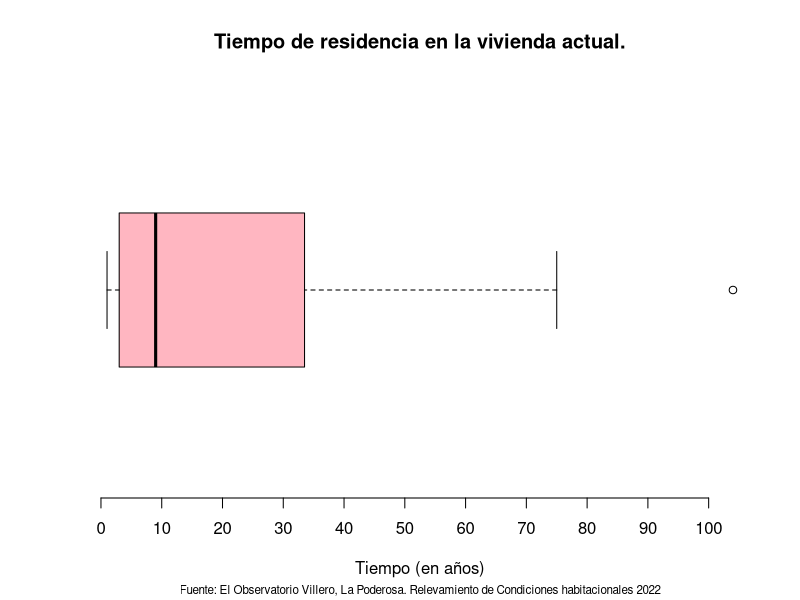
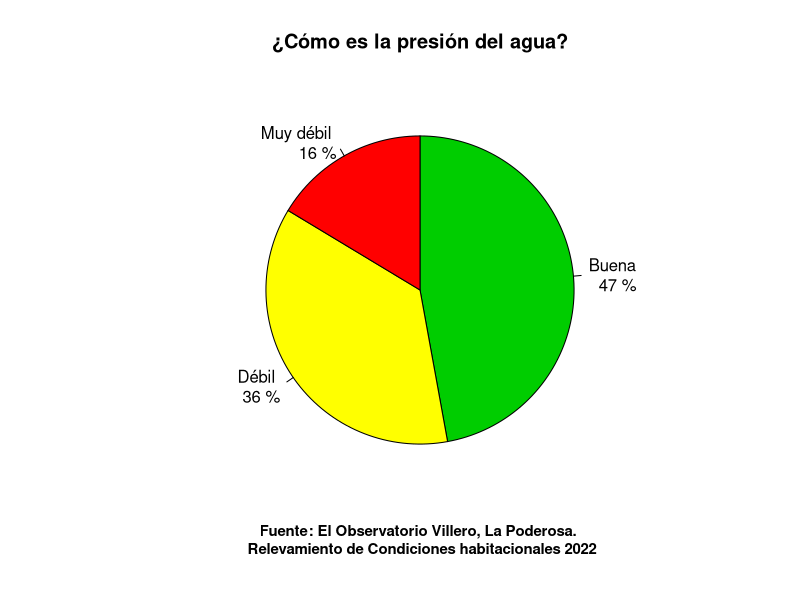

Source code (R) for these figures, in order:
install.packages("readxl")
library(readxl)

# Leer tabla, saltando las dos primeras lineas
tabla <- read_xlsx("Datos_LP.xlsx",
                    skip = 2)


# Sub-Tablas
tabla_tiempo_de_residencia <- table(tabla$`Tiempo de residencia en la vivienda actual (en años)`)
tabla_presion_de_agua <- table(tabla$`¿Cómo es la presión del agua?`)

#

cantidad_entrevistados <- sum(tabla_presion_de_agua)
frec_rel_presion_de_agua <- round(tabla_presion_de_agua / cantidad_entrevistados, 2)


# Boxplot para ver claramente la distribución
boxplot(tabla_tiempo_de_residencia,
        horizontal = TRUE,
        axes = FALSE,
        xlab = "Tiempo (en años)",
        main = "Tiempo de residencia en la vivienda actual.",
        col = "lightpink",
        sub = "Fuente: El Observatorio Villero, La Poderosa. Relevamiento de Condiciones habitacionales 2022",
        cex.sub = 0.7)

axis(side = 1,
     at = seq(0, 100, by = 10))


# Dado que las valores de las variables son excluyentes entre si, 
# ademas de ser pocos, el gráfico de torta permite ver de manera
# sencilla las condiciones de los entrevistados

labels_presion_de_agua <- paste(c("Buena", "Débil", "Muy débil"), "\n ", frec_rel_presion_de_agua * 100, "%")
pie(tabla_presion_de_agua,
    labels = labels_presion_de_agua,
    col = c("green3", "yellow", "red"),
    main = "¿Cómo es la presión del agua?",
    clockwise = TRUE)

mtext("Fuente: El Observatorio Villero, La Poderosa. \n Relevamiento de Condiciones habitacionales 2022",
      side = 1, cex = 0.9, line = 2, font = 2)
